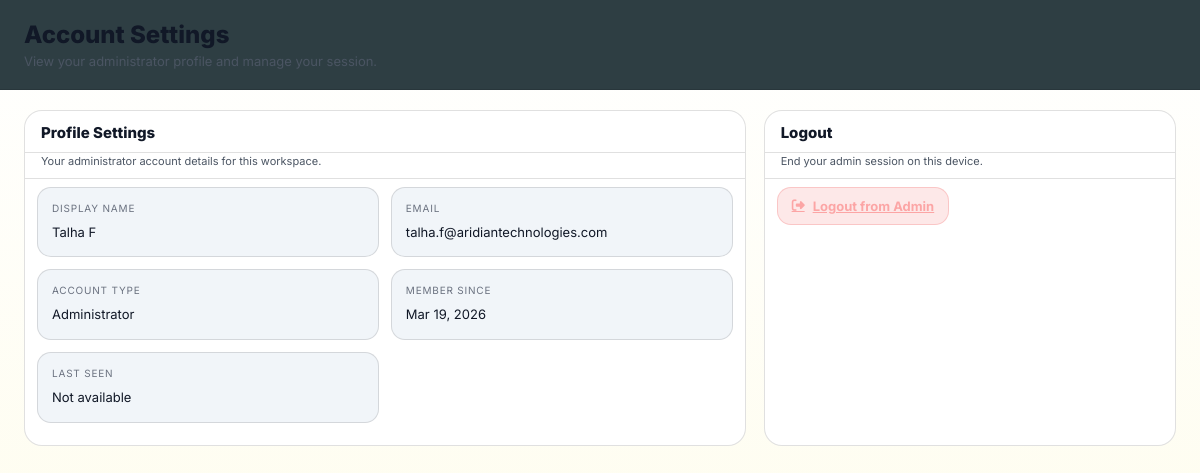
The page /admin/dashboard/account (signed in) on the database as committed earlier.
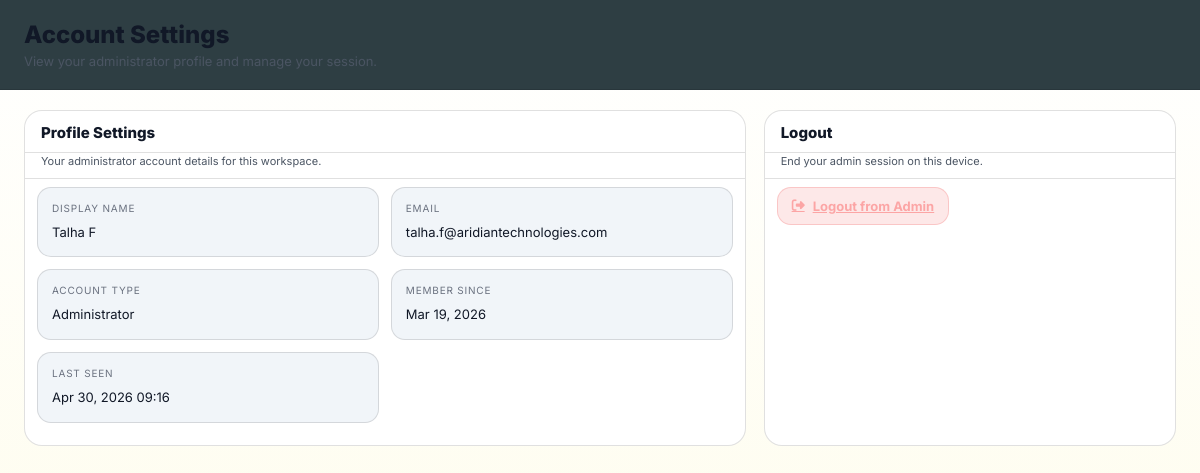
The same page on the database as committed later.
### app.py (models this page shows, shortened)
class AdminAccount(db.Model):
    __tablename__ = "admin_accounts"
    id = db.Column(db.Integer, primary_key=True)
    email = db.Column(db.String(150), unique=True, nullable=False)
    password_hash = db.Column(db.String(256), nullable=False)
    display_name = db.Column(db.String(120))
    last_seen_at = db.Column(db.DateTime)
    created_at = db.Column(db.DateTime, default=utcnow)

### app.py (the view)
@app.route("/admin/dashboard/account")
@admin_required
def admin_account():
    return render_admin_dashboard_page(
        "account",
        "Account Settings",
        "View your administrator profile and manage your session.",
    )

### app.py (called while the page is built, shortened)
def utcnow():
    return datetime.now(UTC).replace(tzinfo=None)

def get_current_admin():
    admin_id = session.get("admin_id")
    if not admin_id:
        return None
    return db.session.get(AdminAccount, admin_id)

def touch_admin_presence(admin, force=False):
    if not admin:
        return
    now = utcnow()
    if force or not admin.last_seen_at or (now - admin.last_seen_at).total_seconds() >= CSR_PRESENCE_WRITE_INTERVAL_SECONDS:
        admin.last_seen_at = now
        db.session.commit()

def admin_required(f):
    @wraps(f)
    def decorated_function(*args, **kwargs):
        admin = get_current_admin()
        touch_admin_presence(admin)
        return f(*args, **kwargs)
    return decorated_function

def render_admin_dashboard_page(page, title, copy):
    return render_template(
        "admin_dashboard.html",
        user=get_current_admin(),
        admin_page=page,
        admin_page_title=title,
        admin_page_copy=copy,
        dashboard_enabled=page not in {"knowledge-base", "tech", "activity", "account"},
        knowledge_base_updater_url=KNOWLEDGE_BASE_UPDATER_URL,
    )

### templates/admin_dashboard.html (shortened to what the changed rows need)
<!DOCTYPE html>
<html lang="en">
<head>
    <link rel="stylesheet" href="https://cdnjs.cloudflare.com/ajax/libs/font-awesome/6.4.0/css/all.min.css">
    <script src="https://cdn.tailwindcss.com"></script>
    <link rel="stylesheet" href="{{ url_for('static', filename='admin-dashboard.css') }}">
</head>
<body
    data-admin-name="{{ (user.display_name or user.email) if user else 'Admin' }}"
    data-admin-page="{{ admin_page or 'overview' }}"
    data-dashboard-enabled="{{ 'true' if dashboard_enabled else 'false' }}"
>
    <div class="app-shell">
        <main class="content">
            <header class="topbar">
                <div>
                    <h1>{{ admin_page_title or 'Admin Operations Dashboard' }}</h1>
                </div>
            </header>
            <div class="workspace">
                {% if admin_page == 'overview' %}
                <section class="section" id="overview-section">
                    <div class="section-head">
                        <div>
                            <div class="section-title">Overview</div>
                            <div class="section-copy">See registered CSRs, who is online, how many chats are open, and how resolution performance is trending today and yesterday.</div>
                        </div>
                    </div>
                    <div class="card-grid">
                        <div class="summary-card">
                            <div class="summary-label">Registered CSRs</div>
                            <div class="summary-value" id="stat-registered">0</div>
                            <div class="summary-sub">CSR login accounts</div>
                        </div>
                        <div class="summary-card">
                            <div class="summary-label">Online CSRs</div>
                            <div class="summary-value" id="stat-online">0</div>
                            <div class="summary-sub">Heartbeat seen in last 60 seconds</div>
                        </div>
                        <div class="summary-card">
                            <div class="summary-label">Active CSRs</div>
                            <div class="summary-value" id="stat-active-csrs">0</div>
                            <div class="summary-sub">Currently handling open chats</div>
                        </div>
                        <div class="summary-card">
                            <div class="summary-label">Active Chats</div>
                            <div class="summary-value" id="stat-active">0</div>
                            <div class="summary-sub">Queued, assigned, and in progress</div>
                        </div>
                        <div class="summary-card">
                            <div class="summary-label">Resolved Today</div>
                            <div class="summary-value" id="stat-resolved-today">0</div>
                            <div class="summary-sub">CSR resolution count</div>
                        </div>
                        <div class="summary-card">
                            <div class="summary-label">Resolved Yesterday</div>
                            <div class="summary-value" id="stat-resolved-yesterday">0</div>
                            <div class="summary-sub">Previous day comparison</div>
                        </div>
                    </div>
                    <div class="overview-grid" style="margin-top:12px;">
                        <div class="overview-stack">
                            <section class="panel">
                                <div class="panel-head">
                                    <div class="panel-title">Resolution Performance</div>
                                    <span class="tiny-note">Today vs yesterday by CSR</span>
                                </div>
                                <div class="panel-copy">Bar chart of which CSR resolved how many chats today and yesterday, alongside their current open workload.</div>
                                <div class="panel-body">
                                    <canvas id="resolution-chart" class="chart-canvas chart-canvas--lg" height="280"></canvas>
                                </div>
                            </section>
                            <section class="panel">
                                <div class="panel-head">
                                    <div class="panel-title">CSR resolution details</div>
                                    <span class="tiny-note">Today / yesterday / open chats · all CSRs</span>
                                </div>
                                <div class="panel-copy">Per-rep workload and resolution counts; matches the bar chart above.</div>
                                <div class="panel-body">
                                    <div class="leaderboard-list" id="leaderboard-list">
                                        <div class="tiny-note">Loading leaderboard...</div>
                                    </div>
                                </div>
                            </section>
                        </div>
                        <div class="chart-stack">
                            <section class="panel">
                                <div class="panel-head">
                                    <div class="panel-title">Open Chat Status Mix</div>
                                    <span class="tiny-note">Queue and resolution distribution</span>
                                </div>
                                <div class="panel-copy">Pie-style chart of queued, assigned, in progress, and resolved chat records.</div>
                                <div class="panel-body">
                                    <canvas id="status-chart" class="chart-canvas" height="190"></canvas>
                                </div>
                            </section>
                            <section class="panel">
                                <div class="panel-head">
                                    <div class="panel-title">CSR coverage snapshot</div>
                                    <span class="tiny-note">Live roster and workload</span>
                                </div>
                                <div class="panel-copy">Quick view of who is online and current remaining capacity.</div>
                                <div class="panel-body">
                                    <div class="coverage-list" id="coverage-list">
                                        <div class="tiny-note">Loading CSR coverage...</div>
                                    </div>
                                </div>
                            </section>
                        </div>
                    </div>
                </section>
                {# Credentials tab temporarily disabled
                {% elif admin_page == 'account' %}
                <section class="section" id="account-section">
                    <div class="account-settings-grid">
                        <section class="panel">
                            <div class="panel-head">
                                <div class="panel-title">Profile Settings</div>
                            </div>
                            <div class="panel-copy">Your administrator account details for this workspace.</div>
                            <div class="panel-body">
                                <div class="info-list">
                                    <article class="info-card">
                                        <div class="info-label">Display Name</div>
                                        <div class="info-value">{{ (user.display_name or user.email) if user else 'Admin User' }}</div>
                                    </article>
                                    <article class="info-card">
                                        <div class="info-label">Email</div>
                                        <div class="info-value">{{ user.email if user else 'Not available' }}</div>
                                    </article>
                                    <article class="info-card">
                                        <div class="info-label">Account Type</div>
                                        <div class="info-value">Administrator</div>
                                    </article>
                                    <article class="info-card">
                                        <div class="info-label">Member Since</div>
                                        <div class="info-value">{{ user.created_at.strftime('%b %d, %Y') if user and user.created_at else 'Not available' }}</div>
                                    </article>
                                    <article class="info-card">
                                        <div class="info-label">Last Seen</div>
                                        <div class="info-value">{{ user.last_seen_at.strftime('%b %d, %Y %H:%M') if user and user.last_seen_at else 'Not available' }}</div>
                                    </article>
                                </div>
                            </div>
                        </section>
                        <section class="panel account-session-panel">
                            <div class="panel-head">
                                <div class="panel-title">Logout</div>
                            </div>
                            <div class="panel-copy">End your admin session on this device.</div>
                            <div class="panel-body">
                                <a class="btn danger account-logout-btn" href="/logout">
                                    <i class="fa-solid fa-right-from-bracket"></i>
                                    <span>Logout from Admin</span>
                                </a>
                            </div>
                        </section>
                    </div>
                </section>
                {% endif %}
            </div>
        </main>
    </div>
</body>
</html>

Rows that differ between the two databases and show on the page:
changed AdminAccount "Talha F": last_seen_at "Not available" → "Apr 30, 2026 09:16"
